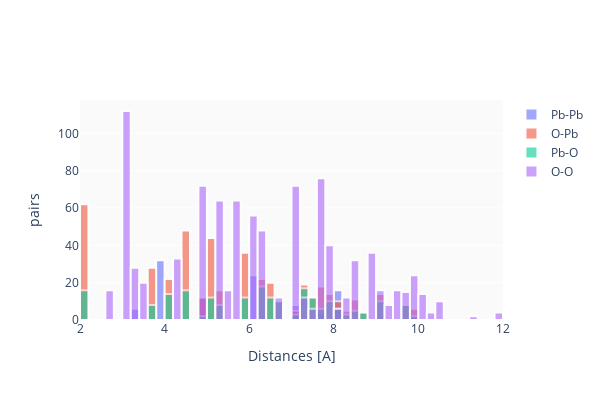

Notebook cell for this chart:
### Markdown cell above
## Plot histogram

### Code cell
cluster.get_pairs()
cluster.plot_hist(plot_engine="plotly")

### Figure 1 — Plotly figure (JSON) as saved in the notebook; plotly's stock layout.template omitted (floating-point values rounded to 4 significant figures; data arrays with more than 128 entries replaced by an {"elided": "..."} marker saying what was removed)
{"data": [{"marker": {"line": {"color": "white", "width": 2}}, "name": "Pb-Pb", "opacity": 0.6, "type": "histogram", "x": [3.39, 4.96, 3.895, 6.008, 4.96, 3.895, 6.008, 3.895, 7.014, 3.895, 7.791, 6.177, 8.024, 8.024, 6.008, 3.895, 4.96, 6.008, 3.895, 4.96, 6.177, 7.791, 3.895, 7.014, 3.895, 8.024, 8.024, 3.895, 3.39, 7.014, 8.024, 7.791, 3.895, 4.96, 3.895, 6.008, 6.177, 3.895, 8.024, 3.895, 8.024, 7.014, 8.024, 6.008, 8.024, 4.96, 8.024, 6.008, 7.014, 9.92, 7.791, 8.024, 7.014, 6.177, 6.008, 3.895, 4.96, 3.895, 3.895, 8.024, 3.895, 3.39, 3.895, 4.96, 3.895, 6.008, 6.177, 8.024, 3.895, 3.895, 6.008, 8.024, 4.96, 8.024, 6.008, 9.92, 7.014, 6.177, 6.008, 3.895, 4.96, 3.895, 8.024, 3.895, 3.895, 3.39, 6.177, 6.78, 6.008, 6.008, 3.895, 3.39, 6.177, 3.895, 3.895, 3.895, 3.39, 4.96, 4.96, 3.895, 3.895, 3.895, 6.008, 6.008, 7.014], "xbins": {"size": 0.2}}, {"marker": {"line": {"color": "white", "width": 2}}, "name": "O-Pb", "opacity": 0.6, "type": "histogram", "x": {"elided": "446 float values"}, "xbins": {"size": 0.2}}, {"marker": {"line": {"color": "white", "width": 2}}, "name": "Pb-O", "opacity": 0.6, "type": "histogram", "x": {"elided": "214 float values"}, "xbins": {"size": 0.2}}, {"marker": {"line": {"color": "white", "width": 2}}, "name": "O-O", "opacity": 0.6, "type": "histogram", "x": {"elided": "946 float values"}, "xbins": {"size": 0.2}}], "layout": {"barmode": "overlay", "height": 400, "plot_bgcolor": "rgba(0.02,0.02,0.02,0.02)", "width": 600, "xaxis": {"tickmode": "auto", "title": {"text": "Distances [A]"}}, "yaxis": {"title": {"text": "pairs"}}}}
